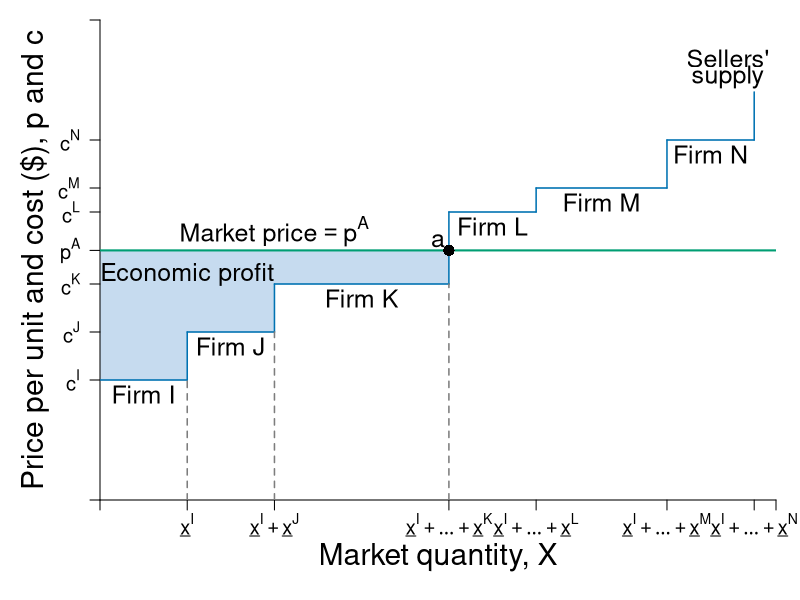

R code for this plot:
require(shape)
pdf(file = "firmmarketsupply/supply_stepwise_price1.pdf", width = 9, height = 7)

#Set parameters for graphics
pointsize <- 1.8
axislabelsize <- 1.8
labelsize <- 1.5
namesize <- 1.8
annotatesize <- 1.5
graphlinewidth <- 2
segmentlinewidth <- 1.5

COL <- c("#7fc97f", "#beaed4", "#fdc086", "#ffff99", "#386cb0", "#f0027f", "#bf5b17", "#666666")
COLA <- c("#e0f3db", "#99d8c9","#66c2a4","#41ae76", "#238b45", "#005824")
COLB <- c("#c6dbef", "#4eb3d3", "#2b8cbe", "#0868ac","#084081")
COLC <- c("#fcfbfd", "#efedf5", "#dadaeb", "#bcbddc", "#9e9ac8", "#807dba", "#6a51a3", "#54278f", "#3f007d")
Grays <- gray.colors(25, start = 1, end = 0)
CBCols <- c("#009E73","#0072B2","#E69F00")


par(mar =  c(5, 5, 1, 1.2))

xlims <- c(0, 15.5)
ylims <- c(0, 5)

npts <- 501 

plot(0, 0, xlim = xlims, ylim = ylims, type = "n",
     xlab = expression(paste("")),
     ylab = expression(paste("")), 
     xaxt = "n", 
     yaxt = "n", 
     cex.lab = axislabelsize, 
     bty = "n",
     xaxs="i", 
     yaxs="i")

# ticksy <- seq(from = 0, to = ylims[2], by = 2)
# ylabels <- seq(from = 0, to = ylims[2], by = 2)
# ticksx <- seq(from = 0, to = xlims[2], by = 2)
# xlabels <- seq(from = 0, to = xlims[2], by = 2)
shares <- c(0, 2, 4, 8, 10, 13, 15)
costs <- c(1.25, 1.75, 2.25, 3, 3.25, 3.75, 4.25)
prices <- c(2.6, 3.5)
#smoothed line
#segments(shares[1], costs[1] - 0.1, shares[7], costs[6] + 0.25, lty = 1, col = CBCols[2] , lwd = segmentlinewidth)

ticksy <- c(0, costs[1], costs[2], costs[3], prices[1], costs[4], costs[5], costs[6], ylims[2])
ylabels <- c(NA, expression(paste(c^I)), expression(paste(c^J)), expression(paste(c^K)), expression(paste(p^A)), expression(paste(c^L)), expression(paste(c^M)), expression(paste(c^N)), NA)
ticksx <- c(0, shares[2], shares[3], shares[4], shares[5], shares[6], shares[7], xlims[2])
#xlabels <- c(NA, expression(paste(x[I])), expression(paste(x[J])), expression(paste(x[K])), expression(paste(x[L])), expression(paste(x[M])), expression(paste(x[N])), NA)
#xlabels <- c(NA, expression(paste(x[I])), expression(paste(x[I] + x[J])), expression(paste(x[I] + x[J]+ x[K])), expression(paste(x[I] + x[J]+ x[K] + x[L])), expression(paste(x[I] + x[J]+ x[K] + x[L]+ x[M])), expression(paste(x[I] + x[J]+ x[K] + x[L]+ x[M] + x[N])), NA)
xlabels <- c(NA, expression(paste(underline(x)^I)), expression(paste(underline(x)^I + underline(x)^J)), expression(paste(underline(x)^I + ldots + underline(x)^K)), expression(paste(underline(x)^I + ldots + underline(x)^L)), expression(paste(underline(x)^I + ldots + underline(x)^M)), expression(paste(underline(x)^I + ldots + underline(x)^N)), NA)

#Profit rectangles
#Before 'axis' call for layering purposes

#Firm i
rect(shares[1], costs[1], shares[2], prices[1], col = COLB[1], density = NULL, border = NA)
rect(shares[2], costs[2], shares[3], prices[1], col = COLB[1], density = NULL, border = NA)
rect(shares[3], costs[3], shares[4], prices[1], col = COLB[1], density = NULL, border = NA)

axis(1, at = ticksx, pos = 0, labels = xlabels, cex.axis = labelsize - 0.3)
axis(2, at = ticksy, pos = 0, labels = ylabels, las = 1, cex.axis = labelsize - 0.3)


#Line for Supply
##Firm i
segments(shares[1], costs[1], shares[2], costs[1], lty = 1, col = CBCols[2] , lwd = segmentlinewidth)
segments(shares[2], costs[1], shares[2], costs[2], lty = 1, col = CBCols[2] , lwd = segmentlinewidth)
text((shares[1] + shares[2])/2, costs[1] - 0.15, expression("Firm I"), cex = labelsize)

##Firm 2
segments(shares[2], costs[2], shares[3], costs[2], lty = 1, col = CBCols[2] , lwd = segmentlinewidth)
segments(shares[3], costs[2], shares[3], costs[3], lty = 1, col = CBCols[2] , lwd = segmentlinewidth)
text((shares[2] + shares[3])/2, costs[2] - 0.15, expression("Firm J"), cex = labelsize)

##Firm 3
segments(shares[3], costs[3], shares[4], costs[3], lty = 1, col = CBCols[2] , lwd = segmentlinewidth)
segments(shares[4], costs[3], shares[4], costs[4], lty = 1, col = CBCols[2] , lwd = segmentlinewidth)
text((shares[3] + shares[4])/2, costs[3] - 0.15, expression("Firm K"), cex = labelsize)

##Firm 4
segments(shares[4], costs[4], shares[5], costs[4], lty = 1, col = CBCols[2] , lwd = segmentlinewidth)
segments(shares[5], costs[4], shares[5], costs[5], lty = 1, col = CBCols[2] , lwd = segmentlinewidth)
text((shares[4] + shares[5])/2, costs[4] - 0.15, expression("Firm L"), cex = labelsize)

##Firm 5
segments(shares[5], costs[5], shares[6], costs[5], lty = 1, col = CBCols[2] , lwd = segmentlinewidth)
segments(shares[6], costs[5], shares[6], costs[6], lty = 1, col = CBCols[2] , lwd = segmentlinewidth)
text((shares[5] + shares[6])/2, costs[5] - 0.15, expression("Firm M"), cex = labelsize)

##Firm 6
segments(shares[6], costs[6], shares[7], costs[6], lty = 1, col = CBCols[2] , lwd = segmentlinewidth)
segments(shares[7], costs[6], shares[7], costs[7], lty = 1, col = CBCols[2] , lwd = segmentlinewidth, xpd = TRUE)
text((shares[6] + shares[7])/2, costs[6] - 0.15, expression("Firm N"), cex = labelsize)

# #Equilibrium price and quantity
# segments(0, 3, 3, 3, lty = 2, "gray" , lwd = segmentlinewidth)
# segments(3, 0, 3, 3, lty = 2, "gray" , lwd = segmentlinewidth)

#For market price
# segments(0, 2, 1, 2, lty = 2, "gray" , lwd = segmentlinewidth)

#Label axes
#mtext(expression(paste("Quantity of output, ", x)), side=1, line = 2.5, cex = axislabelsize)
text(0.5*xlims[2], -0.6, expression(paste("Market quantity, ", X)), xpd = TRUE, cex = axislabelsize) 
text(-1.5, 0.5*ylims[2], expression(paste("Price per unit and cost ($), ", p, " and ", c)), xpd = TRUE, cex = axislabelsize, srt = 90) 
# 
# points(50, 10, pch = 16, col = "black", cex = 1.5)
# text(52, 10.5, expression(M))
# text(4.4, 0.7, expression("Buyers'"), cex = labelsize)
# text(4.4, 0.45, expression("Market Demand"), cex = labelsize)
text(14.4, 4.6, expression("Sellers'"), cex = labelsize)
text(14.4, 4.4, expression("supply"), cex = labelsize)

# text(0.27, 2.6, expression("Equilibrium Price"), cex = labelsize)
# text(0.27, 2.4, expression("falls in this range"), cex = labelsize)
# Arrows(0.55, 2.1, 0.55, 2.9, col = "black", code =3, lty = 1, lwd = 2, arr.type = "triangle", arr.lwd = 0.5)


#Indicator lines
#Vertical lines
segments(shares[2], 0, shares[2], costs[1], lty = 2, col = Grays[20], lwd = segmentlinewidth)
segments(shares[3], 0, shares[3], costs[2], lty = 2, col = Grays[20], lwd = segmentlinewidth)
segments(shares[4], 0, shares[4], costs[3], lty = 2, col = Grays[20], lwd = segmentlinewidth)
#segments(shares[5], 0, shares[5], costs[4], lty = 2, col = Grays[20], lwd = segmentlinewidth)
#segments(shares[6], 0, shares[6], costs[5], lty = 2, col = Grays[20], lwd = segmentlinewidth)
#segments(shares[7], 0, shares[7], costs[6], lty = 2, col = Grays[20], lwd = segmentlinewidth)


#horizontal lines
#price line
segments(0, prices[1], xlims[2], prices[1], lty = 1, col = CBCols[1], lwd = graphlinewidth)
# segments(0, costs[2], shares[2], costs[2], lty = 2, col = Grays[20], lwd = segmentlinewidth)
# segments(0, costs[3], shares[3], costs[3], lty = 2, col = Grays[20], lwd = segmentlinewidth)
# segments(0, costs[4], shares[4], costs[4], lty = 2, col = Grays[20], lwd = segmentlinewidth)
# segments(0, costs[5], shares[5], costs[5], lty = 2, col = Grays[20], lwd = segmentlinewidth)
# segments(0, costs[6], shares[6], costs[6], lty = 2, col = Grays[20], lwd = segmentlinewidth)

#Label economic profit
text(2 , prices[1] - 0.25, expression("Economic profit"), cex = labelsize)

text((shares[1] + shares[4])/2 , prices[1] + 0.2, expression(paste("Market price", phantom()==p^A)), cex = labelsize)
#text((shares[1] + shares[4])/2 , prices[1] - 0.2, expression("Economic profit"), cex = labelsize)

text(shares[4] - 0.25, prices[1] + 0.1, expression(paste(a)), cex = labelsize)
points(shares[4], prices[1], pch = 16, col = "black", cex = 1.5)

dev.off()
